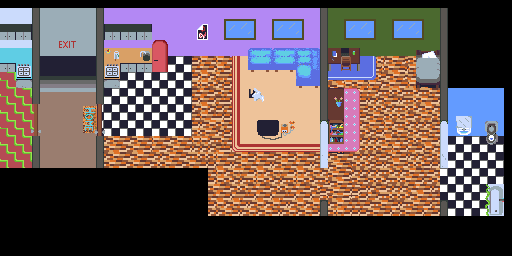

The image is a tile-based game level rendered from a .tmx file. Its description and source (layers, tilesets, objects; grid data summarised) follow:
An orthogonal 64x32 tile map with 8x8 px tiles, 1 tile layer (map-layer), 18 hidden layers not drawn, 2 tilesets.

<map version="1.4" tiledversion="1.4.3" orientation="orthogonal" renderorder="right-down" compressionlevel="0" width="64" height="32" tilewidth="8" tileheight="8" infinite="0" nextlayerid="23" nextobjectid="6">
 <editorsettings>
  <export target="apartment-map.json" format="json" />
 </editorsettings>
 <tileset firstgid="1" name="apartment-tiles" tilewidth="8" tileheight="8" tilecount="256" columns="16">
  <image source="apartment-tiles.png" width="128" height="128" />
 </tileset>
 <tileset firstgid="257" name="apartment" tilewidth="8" tileheight="8" tilecount="2048" columns="64">
  <image source="apartment.png" width="512" height="256" />
 </tileset>
 <layer id="1" name="floor" width="64" height="32" visible="0">
  <data>[2048 cells, 982 non-empty, 12 distinct tile ids]</data>
 </layer>
 <layer id="4" name="wall" width="64" height="32" visible="0">
  <data>[2048 cells, 454 non-empty, 3 distinct tile ids]</data>
 </layer>
 <layer id="5" name="furniture" width="64" height="32" visible="0">
  <data>[2048 cells, 137 non-empty, 3 distinct tile ids]</data>
 </layer>
 <layer id="18" name="map-layer" width="64" height="32">
  <data>[2048 cells, 1792 non-empty, 1263 distinct tile ids]</data>
 </layer>
 <layer id="3" name="collisions" width="64" height="32" visible="0" opacity="0.63">
  <data>[2048 cells, 269 non-empty, 1 distinct tile ids]</data>
 </layer>
 <layer id="6" name="tv" width="64" height="32" visible="0">
  <data>[2048 cells, 10 non-empty, 1 distinct tile ids]</data>
 </layer>
 <layer id="7" name="couch" width="64" height="32" visible="0">
  <data>[2048 cells, 14 non-empty, 1 distinct tile ids]</data>
 </layer>
 <layer id="8" name="bath" width="64" height="32" visible="0">
  <data>[2048 cells, 7 non-empty, 1 distinct tile ids]</data>
 </layer>
 <layer id="9" name="toilet" width="64" height="32" visible="0">
  <data>[2048 cells, 3 non-empty, 1 distinct tile ids]</data>
 </layer>
 <layer id="10" name="sink" width="64" height="32" visible="0">
  <data>[2048 cells, 4 non-empty, 1 distinct tile ids]</data>
 </layer>
 <layer id="11" name="kitchen" width="64" height="32" visible="0">
  <data>[2048 cells, 8 non-empty, 1 distinct tile ids]</data>
 </layer>
 <layer id="21" name="fridge" width="64" height="32" visible="0">
  <data>[2048 cells, 7 non-empty, 1 distinct tile ids]</data>
 </layer>
 <layer id="12" name="front-door" width="64" height="32" visible="0">
  <data>[2048 cells, 6 non-empty, 1 distinct tile ids]</data>
 </layer>
 <layer id="13" name="bed" width="64" height="32" visible="0">
  <data>[2048 cells, 8 non-empty, 1 distinct tile ids]</data>
 </layer>
 <layer id="14" name="desk" width="64" height="32" visible="0">
  <data>[2048 cells, 7 non-empty, 1 distinct tile ids]</data>
 </layer>
 <layer id="15" name="closet" width="64" height="32" visible="0">
  <data>[2048 cells, 13 non-empty, 1 distinct tile ids]</data>
 </layer>
 <layer id="19" name="gamecube" width="64" height="32" visible="0">
  <data>[2048 cells, 8 non-empty, 1 distinct tile ids]</data>
 </layer>
 <layer id="20" name="clothes" width="64" height="32" visible="0" opacity="0.8">
  <data>[2048 cells, 4 non-empty, 1 distinct tile ids]</data>
 </layer>
 <layer id="22" name="poster" width="64" height="32" visible="0">
  <data>[2048 cells, 3 non-empty, 1 distinct tile ids]</data>
 </layer>
</map>